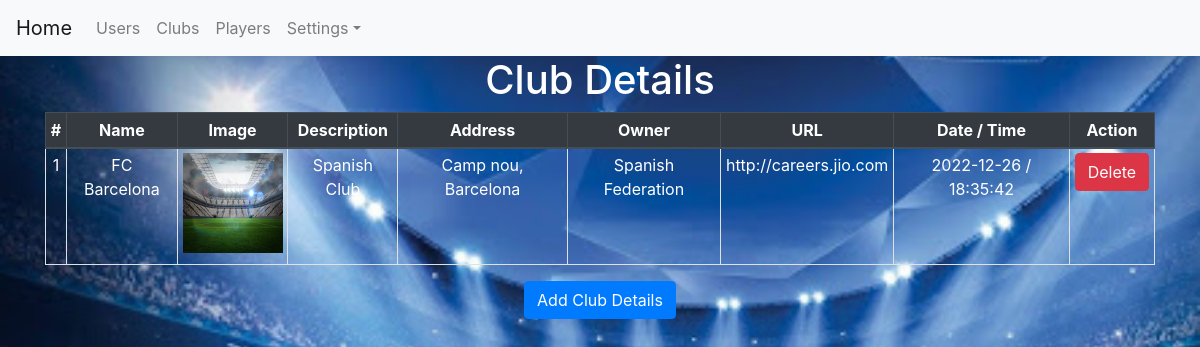
The app's page /admin_club_master_view with its own data.
### myapp/models.py (models this page shows)
class club_master(models.Model):
    user = models.ForeignKey(user_login, on_delete=models.CASCADE)
    club_name = models.CharField(max_length=150)
    c_descp = models.CharField(max_length=500)
    c_flag = models.CharField(max_length=250)
    addr = models.CharField(max_length=500)
    owner_details = models.CharField(max_length=150)
    dt = models.CharField(max_length=50)
    tm = models.CharField(max_length=50)
    remarks = models.CharField(max_length=350)
    url = models.CharField(max_length=250)

### myapp/views.py (the view)
# urls.py: path('admin_club_master_view', views.admin_club_master_view, name='admin_club_master_view'),
def admin_club_master_view(request):
    cm_l = club_master.objects.all()
    context = {'club_list': cm_l}
    return render(request, './myapp/admin_club_master_view.html',context)

### myapp/templates/myapp/admin_club_master_view.html (shortened to what this page needs)
{% extends 'myapp/admin_base.html' %}
{% load static %}
{% block body %}
<center>
    <h1>Club Details</h1>
    <div class="container">
    <form role="form" name="frm" action="{% url 'admin_club_master_view'%}" method="post">
        <div class="table-responsive-lg">
        <table class="tablecenterheadCSS table table-hover table-bordered table-sm">
            <thead class="thead-dark">
            <tr>
                <th>#</th>
                <th>Name</th>
                <th>Image</th>
                <th>Description</th>
                <th>Address</th>
                <th>Owner</th>
                <th>URL</th>
                <th>Date / Time</th>
                <th>Action</th>
            </tr>
            </thead>
            {% for cm in club_list %}
            <tbody>
            <tr>
                <td>{{ forloop.counter }}</td>
                <td>{{ cm.club_name }}</td>
                <td><embed src="../static/myapp/media/{{ cm.c_flag }}" width="100" height="100"></embed></td>
                <td>{{ cm.c_descp}}</td>
                <td>{{ cm.addr}}</td>
                <td>{{ cm.owner_details}}</td>
                <td>{{ cm.url}}</td>
                <td>{{ cm.dt }} / {{ cm.tm }}</td>
                <td>
                    <a class="btn btn-danger" href="../admin_club_master_delete?id={{ cm.id }}">Delete</a>
                </td>
            </tr>
            {% endfor %}
        </table>
        </div>
         <a class="btn btn-primary" href="{% url 'admin_club_master_add' %}">Add Club Details</a></h1>
    </form>
    </div>
</center>
{% endblock %}

### myapp/templates/myapp/admin_club_master_view.html (style rules this page uses)
.tablecenterheadCSS th { text-align:center; }
.tablecenterheadCSS td { text-align:center; }

### myapp/templates/myapp/admin_base.html (style rules this page uses)
body { background-repeat: no-repeat; background-attachment: fixed; background-size: cover; color: #fff; }
h1 { color: #fff; }
td { color: #fff; }

### records on screen
club_master: club_name "FC Barcelona", c_descp "Spanish Club", addr "Camp nou, Barcelona", owner_details "Spanish Federation", url "http://careers.jio.com", dt "2022-12-26", tm "18:35:42"
